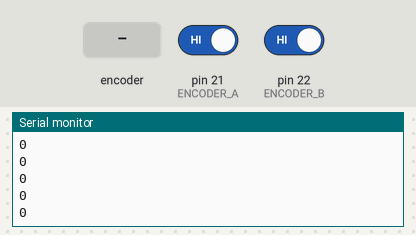
A sketch run on a simulated Arduino Mega 2560, built with avr-gcc and run on an emulated ATmega2560. Parts: the last lines printed to the serial monitor. The inputs (shaded band) are chosen by the test bench; at power-on: pin 21 (ENCODER_A) HIGH, pin 22 (ENCODER_B) HIGH.

Above: at 1.2 s.
1.3 s: rotary encoder on pin 21 (ENCODER_A) / pin 22 (ENCODER_B) turned 1 step (first pin leading)
At 1.56 s:
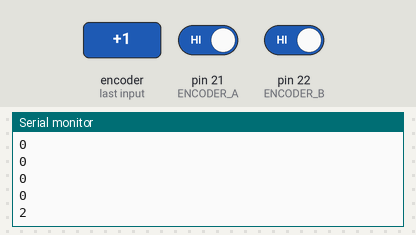
3.0 s: rotary encoder on pin 21 (ENCODER_A) / pin 22 (ENCODER_B) turned 1 step (first pin leading)
At 3.16 s:
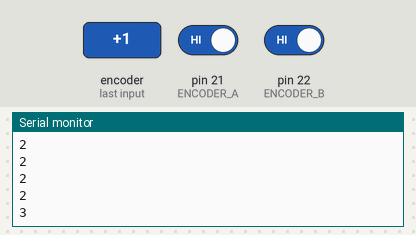
Timing chart, 0 to 6.0 s (numbered marks = the images above; inputs shaded):
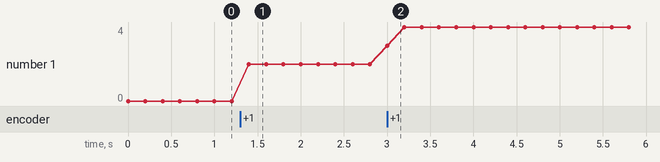

Measured:
- after the input at 1.3 s, the serial monitor: prints a new line after 0.10 s (image 1)
- after the input at 3.0 s, the serial monitor: prints a new line at once (image 2)
- plotted number 1: 0 → 2 after the input at 1.3 s, 2 → 4 after the input at 3.0 s

The sketch:

encoder_test.ino
```cpp
#include <string.h>

#define ENCODER_A 21 // Pin for Encoder A
#define ENCODER_B 22 // Pin for Encoder B
#define ENCODER_Z 23 // Pin for Encoder Z
// *******************************************************

volatile int encoder_value = 0; // Global variable for storing the encoder position


void encoder_isr() {
  // If the state of A changed, it means the encoder has been rotated
  if ((digitalRead(ENCODER_A) == HIGH) != (digitalRead(ENCODER_B) == LOW)) {
    encoder_value--;
  } else {
    encoder_value++;
  }
}

void setup(){
  // Serial port for debugging purposes
  Serial.begin(115200);

  pinMode(ENCODER_A, INPUT_PULLUP);
  pinMode(ENCODER_B, INPUT_PULLUP);
  pinMode(ENCODER_Z, INPUT_PULLUP);

  // Attaching the ISR to encoder A
  attachInterrupt(digitalPinToInterrupt(ENCODER_A), encoder_isr, CHANGE);
}

void loop() {
  Serial.println(encoder_value);
  delay(200);
}
```
